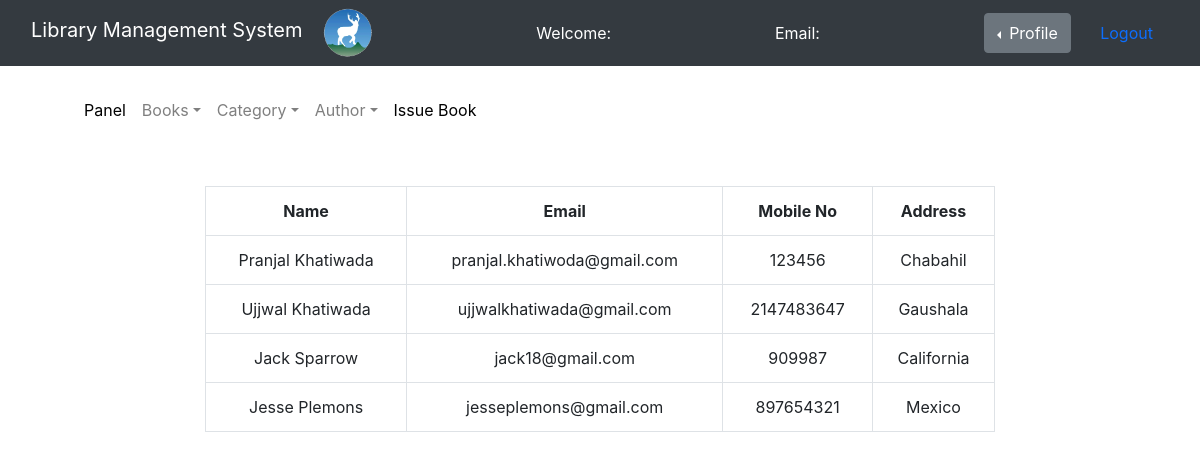
Page /Admin/registered_users.php on the earlier database version.
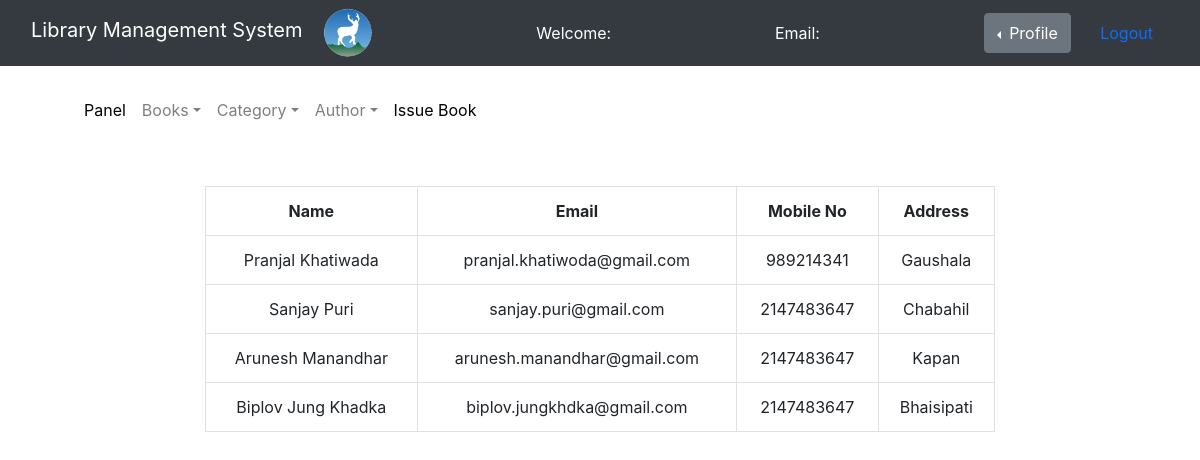
Same page on the later database version.
### tables this page shows
CREATE TABLE `user` (
  `id` int(11) NOT NULL,
  `name` varchar(255) NOT NULL,
  `email` varchar(255) NOT NULL,
  `password` int(11) NOT NULL,
  `contact` int(11) NOT NULL,
  `address` varchar(255) NOT NULL
);

### Admin/registered_users.php (the view, shortened to what this page needs)
<?php
    $connection = mysqli_connect("localhost","root","");
    $sql = "SELECT * FROM user";
?>
<!doctype html>
<html lang="en">
<head>
    <link href="https://cdn.jsdelivr.net/npm/bootstrap@5.1.3/dist/css/bootstrap.min.css"
          rel="stylesheet"
>
    <link rel="stylesheet" type="text/css" href="../bootstrap-4.0.0/dist/css/bootstrap.min.css">
    <link rel="stylesheet" href="admin_style.css">
</head>
<body>
<nav class="navbar navbar-expand-lg navbar-dark bg-dark">
    <div class="container-fluid">
        <div class="navbar-header">
            <a class="navbar-brand" href="admin_index.php">Library Management System</a>
            <img src="fav.gif" height="50px" alt="DSS logo">
        </div>
        <font style="color: white">
            Welcome: <?php echo $_SESSION['name']; ?>
        </font>
        <font style="color: white">
            Email: <?php echo $_SESSION['email']; ?>
        </font>
        <div class="btn-group dropstart">
            <button type="button" class="btn btn-secondary dropdown-toggle" data-bs-toggle="dropdown" aria-expanded="false">
                Profile
            </button>
            <a href="logout.php" class="nav-link">Logout</a>
        </div>
    </div>
</nav>
<div class="container mt-3" style="background-color: white">
    <nav class="navbar navbar-expand-lg navbar-light">
        <div class="container-fluid">
            <ul class="nav navbar-nav navbar-center">
                <li class="nav-item">
                    <a href="admin_panel.php" class="nav-link" style="color: black">Panel</a>
                </li>
                <li class="nav-item dropdown">
                    <a class="nav-link dropdown-toggle" href="#" id="dropdown01" data-toggle="dropdown" aria-haspopup="true" aria-expanded="false">Books</a>
                </li>
                <li class="nav-item dropdown">
                    <a class="nav-link dropdown-toggle" href="#" id="dropdown01" data-toggle="dropdown" aria-haspopup="true" aria-expanded="false">Category</a>
                </li>
                <li class="nav-item dropdown">
                    <a class="nav-link dropdown-toggle" href="#" id="dropdown01" data-toggle="dropdown" aria-haspopup="true" aria-expanded="false">Author</a>
                </li>
                <li class="nav-item">
                    <a href="to_issue_books.php" class="nav-link" style="color: black">Issue Book</a>
                </li>
            </ul>
        </div>
    </nav>
</div>
<br> <br>
    <div class="row">
        <div class="col-md-2"></div>
        <div class="col-md-8">
            <form action="">
                <table class="table table-hover table-bordered" width="900px" style="text-align: center">
                    <tr>
                        <th>Name</th>
                        <th>Email</th>
                        <th>Mobile No</th>
                        <th>Address</th>
                    </tr>
                    <?php
                        $run_sql = mysqli_query($connection, $sql);
                        WHILE ($row = mysqli_fetch_assoc($run_sql)){
                            $name = $row['name'];
                            $email = $row['email'];
                            $contact = $row['contact'];
                            $address = $row['address'];
                            ?>
                        <tr>
                            <td><?php echo $name;?></td>
                            <td><?php echo $email;?></td>
                            <td><?php echo $contact;?></td>
                            <td><?php echo $address;?></td>
                        </tr> <?php
                        }
                    ?>
                </table>
            </form>
        </div>
        <div class="col-md-2"></div>
    </div>
</body>
</html>

Differences in the rows shown:
removed user: name "Ujjwal Khatiwada", email "ujjwalkhatiwada@gmail.com", contact "2147483647", address "Gaushala"
removed user: name "Jack Sparrow", email "jack18@gmail.com", contact "909987", address "California"
removed user: name "Jesse Plemons", email "jesseplemons@gmail.com", contact "897654321", address "Mexico"
changed user "Pranjal Khatiwada": contact "123456" → "989214341"; address "Chabahil" → "Gaushala"
added user: name "Sanjay Puri", email "sanjay.puri@gmail.com", contact "2147483647", address "Chabahil"
added user: name "Arunesh Manandhar", email "arunesh.manandhar@gmail.com", contact "2147483647", address "Kapan"
added user: name "Biplov Jung Khadka", email "biplov.jungkhdka@gmail.com", contact "2147483647", address "Bhaisipati"
